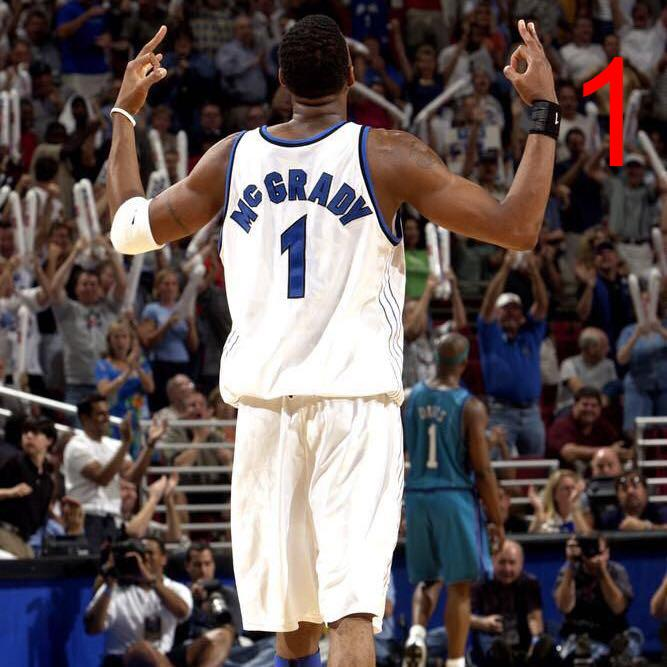
#> input picture practice_0/t-mac.jpg, 667 x 667 px, found by its file name
$ python practice_0.py
#> lines starting #> are read from the running program, lines starting #| are printed output that depends on the picture
from PIL import Image, ImageFont, ImageDraw, ImageColor


def add_number(image):
    draw = ImageDraw.Draw(image)
    font = ImageFont.truetype('C:/windows/fonts/Arial.ttf', size=150)
    color = ImageColor.colormap.get('red')
    width, height = image.size
    draw.text((width - 100, 30), '1', font=font, fill=color)
    image.save('d://result.jpg', 'jpeg')

if __name__ == '__main__':
    image = Image.open('d://t-mac.jpg')
#> image is the input picture: PIL image 667x667 RGB; mean R, G, B 95.8, 84.8, 85
    add_number(image)
#> in add_number, `image.save('d://result.jpg', 'jpeg')`:
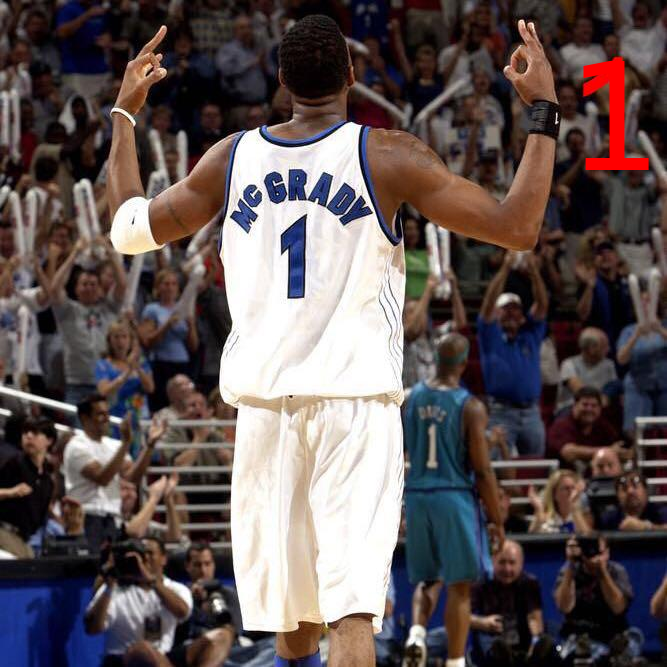
#> saved as result.jpg: PIL image 667x667 RGB; mean R, G, B 96.3, 84.6, 84.8
